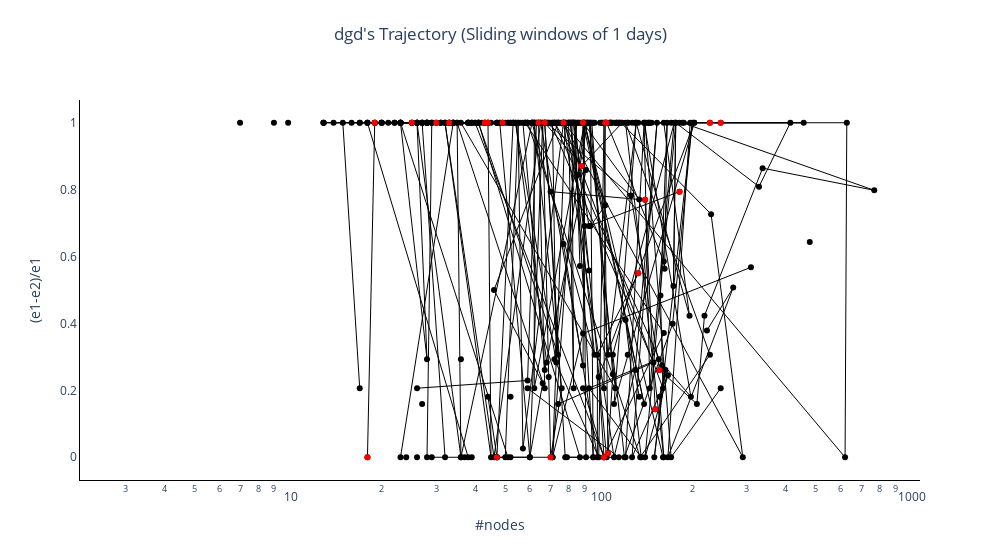

Write notebook code for a chart like this one.
### Code cell
fig = go.Figure() 
# Scatter plot with black lines and markers for the entire dataset
fig.add_trace(go.Scatter(
    x=df_sliding['#nodes'],
    y=(df_sliding['e1'] - df_sliding['e2'])/df_sliding['e1'],
    mode='lines+markers',
    name='Entire Dataset',
    line=dict(width=1, color='black')
))

# Scatter plot with red lines and markers for the dates in df_sliding that also appear in df_events
event_days_data = df_sliding[df_sliding['window_start'].isin(df_events['date'])]
fig.add_trace(go.Scatter(
    x=event_days_data['#nodes'],
    y=(event_days_data['e1'] - event_days_data['e2'])/event_days_data['e1'],
    mode='markers',
    name='Event Days',
    line=dict(width=1, color='red')
))

# Customize the layout
fig.update_layout(
    title=dict(
        text=network_name + '\'s Trajectory (Sliding windows of ' + str(window_size) + ' days)',  # Set the title here
        x=0.5,  # Center the title horizontally (0.5 means middle)
        y=0.95,  # Adjust the vertical position as needed (0.95 is near the top)
    ),
    xaxis=dict(title='#nodes'),
    yaxis=dict(title='(e1-e2)/e1'),
    paper_bgcolor='white',  # Set the background color to white
    plot_bgcolor='white',  # Set the plot area background color to white
    width=1000
)

# Update the marker properties for the "Event Days" trace to be red
fig.update_traces(marker=dict(color='red'), selector=dict(name='Event Days'))

fig.update_xaxes(linecolor='black', type="log")
fig.update_yaxes(linecolor='black')
fig.update_traces(showlegend=False)
# Show the plot
fig.show()
fig.write_image(file_path+"eigens_diff_over_ratio_"+network_name+"_"+str(window_size)+".png")

### Figure 1 — Plotly figure (JSON) as saved in the notebook; plotly's stock layout.template omitted (floating-point values rounded to 4 significant figures; data arrays with more than 128 entries replaced by an {"elided": "..."} marker saying what was removed)
{"data": [{"line": {"color": "black", "width": 1}, "mode": "lines+markers", "name": "Entire Dataset", "showlegend": false, "type": "scatter", "x": {"elided": "737 int values"}, "y": {"elided": "737 float values"}}, {"line": {"color": "red", "width": 1}, "marker": {"color": "red"}, "mode": "markers", "name": "Event Days", "showlegend": false, "type": "scatter", "x": [25, 45, 18, 21, 19, 30, 33, 35, 21, 31, 46, 40, 43, 95, 86, 56, 67, 70, 44, 47, 44, 89, 39, 96, 134, 88, 77, 106, 107, 60, 64, 72, 40, 49, 63, 47, 25, 149, 131, 101, 135, 107, 144, 141, 152, 182, 123, 157, 104, 228, 247, 254, 105], "y": [1, null, 0, null, 1, 1, 1, null, null, null, null, null, 1, null, null, null, 1, 0, null, 0, 1, 1, null, null, 0.55, 0.8705, 1, 1, null, null, 1, null, null, 1, null, null, null, null, null, null, null, 0.01199, null, 0.7701, 0.1433, 0.7941, null, 0.261, 4.441e-16, 1.0, 1, null, 1]}], "layout": {"paper_bgcolor": "white", "plot_bgcolor": "white", "title": {"text": "dgd's Trajectory (Sliding windows of 1 days)", "x": 0.5, "y": 0.95}, "width": 1000, "xaxis": {"linecolor": "black", "title": {"text": "#nodes"}, "type": "log"}, "yaxis": {"linecolor": "black", "title": {"text": "(e1-e2)/e1"}}}}
